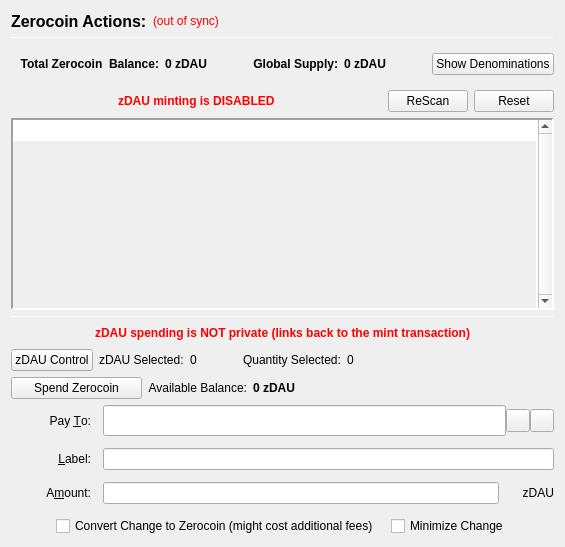
                  <widget class="QFrame" name="verticalFrameLeft">
                   <layout class="QVBoxLayout" name="verticalLayout_2">
                    <item>
                     <layout class="QVBoxLayout" name="verticalLayout_3">
                      <item>
                       <layout class="QHBoxLayout" name="horizontalLayout_3">
                        <item>
                         <widget class="QLabel" name="labelzDAUActions">
                          <property name="font">
                           <font>
                            <pointsize>12</pointsize>
                            <weight>75</weight>
                            <bold>true</bold>
                           </font>
                          </property>
                          <property name="text">
                           <string>Zerocoin Actions:</string>
                          </property>
                          <property name="alignment">
                           <set>Qt::AlignLeading|Qt::AlignLeft|Qt::AlignVCenter</set>
                          </property>
                         </widget>
                        </item>
                        <item>
                         <widget class="QLabel" name="labelzDAUSyncStatus">
                          <property name="toolTip">
                           <string>The displayed information may be out of date. Your wallet automatically synchronizes with the DigitalAustralianDollar network after a connection is established, but this process has not completed yet.</string>
                          </property>
                          <property name="styleSheet">
                           <string notr="true">QLabel { color: red; }</string>
                          </property>
                          <property name="text">
                           <string notr="true">(out of sync)</string>
                          </property>
                          <property name="alignment">
                           <set>Qt::AlignLeading|Qt::AlignLeft|Qt::AlignVCenter</set>
                          </property>
                         </widget>
                        </item>
                        <item>
                         <spacer name="horizontalSpacer">
                          <property name="orientation">
                           <enum>Qt::Horizontal</enum>
                          </property>
                          <property name="sizeHint" stdset="0">
                           <size>
                            <width>40</width>
                            <height>20</height>
                           </size>
                          </property>
                         </spacer>
                        </item>
                       </layout>
                      </item>
                      <item>
                       <widget class="Line" name="lineUpperLeft">
                        <property name="minimumSize">
                         <size>
                          <width>0</width>
                          <height>1</height>
                         </size>
                        </property>
                        <property name="maximumSize">
                         <size>
                          <width>16777215</width>
                          <height>1</height>
                         </size>
                        </property>
                        <property name="frameShadow">
                         <enum>QFrame::Sunken</enum>
                        </property>
                        <property name="orientation">
                         <enum>Qt::Horizontal</enum>
                        </property>
                       </widget>
                      </item>
                      <item>
                       <widget class="QFrame" name="balanceSupplyFrame">
                        <layout class="QHBoxLayout" name="horizontalLayout_2" stretch="0,0,0,1,0">
                         <property name="rightMargin">
                          <number>0</number>
                         </property>
                         <item>
                          <layout class="QHBoxLayout" name="horizontalLayout_34">
                           <item>
                            <widget class="QLabel" name="labelzAvailableText_3">
                             <property name="font">
                              <font>
                               <weight>75</weight>
                               <bold>true</bold>
                              </font>
                             </property>
                             <property name="toolTip">
                              <string>Total Balance including unconfirmed and immature zDAU</string>
                             </property>
                             <property name="text">
                              <string>Total Zerocoin  Balance:</string>
                             </property>
                             <property name="alignment">
                              <set>Qt::AlignRight|Qt::AlignTrailing|Qt::AlignVCenter</set>
                             </property>
                            </widget>
                           </item>
                           <item>
                            <widget class="QLabel" name="labelzAvailableAmount_4">
                             <property name="minimumSize">
                              <size>
                               <width>40</width>
                               <height>0</height>
                              </size>
                             </property>
                             <property name="font">
                              <font>
                               <weight>75</weight>
                               <bold>true</bold>
                              </font>
                             </property>
                             <property name="toolTip">
                              <string>Total Balance including unconfirmed and immature zDAU</string>
                             </property>
                             <property name="text">
                              <string>0 zDAU</string>
                             </property>
                             <property name="alignment">
                              <set>Qt::AlignLeading|Qt::AlignLeft|Qt::AlignVCenter</set>
                             </property>
                            </widget>
                           </item>
                          </layout>
                         </item>
                         <item>
                          <spacer name="horizontalSpacer_32">
                           <property name="orientation">
                            <enum>Qt::Horizontal</enum>
                           </property>
                           <property name="sizeHint" stdset="0">
                            <size>
                             <width>40</width>
                             <height>20</height>
                            </size>
                           </property>
                          </spacer>
                         </item>
                         <item>
                          <layout class="QHBoxLayout" name="horizontalLayout_35">
                           <item>
                            <widget class="QLabel" name="labelZsupplyText_2">
                             <property name="font">
                              <font>
                               <weight>75</weight>
                               <bold>true</bold>
                              </font>
                             </property>
                             <property name="text">
                              <string>Global Supply:</string>
                             </property>
                             <property name="alignment">
                              <set>Qt::AlignRight|Qt::AlignTrailing|Qt::AlignVCenter</set>
                             </property>
                            </widget>
                           </item>
                           <item>
                            <widget class="QLabel" name="labelZsupplyAmount_2">
                             <property name="font">
                              <font>
                               <weight>75</weight>
                               <bold>true</bold>
                              </font>
                             </property>
                             <property name="text">
                              <string>0 zDAU</string>
                             </property>
                            </widget>
                           </item>
                          </layout>
                         </item>
                         <item>
                          <spacer name="horizontalSpacer_31">
                           <property name="orientation">
                            <enum>Qt::Horizontal</enum>
                           </property>
                           <property name="sizeHint" stdset="0">
                            <size>
                             <width>40</width>
                             <height>20</height>
                            </size>
                           </property>
                          </spacer>
                         </item>
                         <item>
                          <widget class="QPushButton" name="pushButtonShowDenoms">
                           <property name="toolTip">
                            <string>Show zDAU denominations list</string>
                           </property>
                           <property name="text">
                            <string>Show Denominations</string>
                           </property>
                          </widget>
                         </item>
                        </layout>
                       </widget>
                      </item>
                      <item>
                       <layout class="QHBoxLayout" name="horizontalLayout_4">
                        <item>
                         <spacer name="horizontalSpacer_2">
                          <property name="orientation">
                           <enum>Qt::Horizontal</enum>
                          </property>
                          <property name="sizeHint" stdset="0">
                           <size>
                            <width>40</width>
                            <height>20</height>
                           </size>
                          </property>
                         </spacer>
                        </item>
                        <item>
                         <widget class="QLabel" name="label">
                          <property name="styleSheet">
                           <string notr="true">color: red;
font-weight: bold;</string>
                          </property>
                          <property name="text">
                           <string>zDAU minting is DISABLED</string>
                          </property>
                         </widget>
                        </item>
                        <item>
                         <spacer name="horizontalSpacer_3">
                          <property name="orientation">
                           <enum>Qt::Horizontal</enum>
                          </property>
                          <property name="sizeHint" stdset="0">
                           <size>
                            <width>40</width>
                            <height>20</height>
                           </size>
                          </property>
                         </spacer>
                        </item>
                        <item>
                         <widget class="QPushButton" name="pushButtonMintReset">
                          <property name="maximumSize">
                           <size>
                            <width>80</width>
                            <height>16777215</height>
                           </size>
                          </property>
                          <property name="toolTip">
                           <string>Rescan the complete blockchain for  Zerocoin mints and their meta-data.</string>
                          </property>
                          <property name="text">
                           <string>ReScan</string>
                          </property>
                         </widget>
                        </item>
                        <item>
                         <widget class="QPushButton" name="pushButtonSpentReset">
                          <property name="maximumSize">
                           <size>
                            <width>80</width>
                            <height>16777215</height>
                           </size>
                          </property>
                          <property name="toolTip">
                           <string>Reset Zerocoin Wallet DB. Deletes transactions that did not make it into the blockchain.</string>
                          </property>
                          <property name="text">
                           <string>Reset</string>
                          </property>
                         </widget>
                        </item>
                       </layout>
                      </item>
                      <item>
                       <widget class="QPlainTextEdit" name="TEMintStatus">
                        <property name="font">
                         <font>
                          <pointsize>8</pointsize>
                         </font>
                        </property>
                        <property name="toolTip">
                         <string>Status and/or Mesages from the last Mint Action.</string>
                        </property>
                        <property name="frameShape">
                         <enum>QFrame::Panel</enum>
                        </property>
                        <property name="frameShadow">
                         <enum>QFrame::Sunken</enum>
                        </property>
                        <property name="lineWidth">
                         <number>2</number>
                        </property>
                        <property name="midLineWidth">
                         <number>2</number>
                        </property>
                        <property name="verticalScrollBarPolicy">
                         <enum>Qt::ScrollBarAlwaysOn</enum>
                        </property>
                        <property name="horizontalScrollBarPolicy">
                         <enum>Qt::ScrollBarAlwaysOff</enum>
                        </property>
                        <property name="readOnly">
                         <bool>true</bool>
                        </property>
                        <property name="plainText">
                         <string notr="true"/>
                        </property>
                        <property name="backgroundVisible">
                         <bool>true</bool>
                        </property>
                       </widget>
                      </item>
                      <item>
                       <widget class="Line" name="line">
                        <property name="minimumSize">
                         <size>
                          <width>0</width>
                          <height>1</height>
                         </size>
                        </property>
                        <property name="maximumSize">
                         <size>
                          <width>16777215</width>
                          <height>1</height>
                         </size>
                        </property>
                        <property name="orientation">
                         <enum>Qt::Horizontal</enum>
                        </property>
                       </widget>
                      </item>
                      <item>
                       <layout class="QHBoxLayout" name="horizontalLayout_7">
                        <item>
                         <spacer name="horizontalSpacer_18">
                          <property name="orientation">
                           <enum>Qt::Horizontal</enum>
                          </property>
                          <property name="sizeHint" stdset="0">
                           <size>
                            <width>40</width>
                            <height>20</height>
                           </size>
                          </property>
                         </spacer>
                        </item>
                        <item>
                         <widget class="QLabel" name="label_2">
                          <property name="styleSheet">
                           <string notr="true">color: red;
font-weight: bold;</string>
                          </property>
                          <property name="text">
                           <string>zDAU spending is NOT private (links back to the mint transaction)</string>
                          </property>
                         </widget>
                        </item>
                        <item>
                         <spacer name="horizontalSpacer_30">
                          <property name="orientation">
                           <enum>Qt::Horizontal</enum>
                          </property>
                          <property name="sizeHint" stdset="0">
                           <size>
                            <width>40</width>
                            <height>20</height>
                           </size>
                          </property>
                         </spacer>
                        </item>
                       </layout>
                      </item>
                      <item>
                       <layout class="QHBoxLayout" name="horizontalLayout_24">
                        <property name="leftMargin">
                         <number>0</number>
                        </property>
                        <property name="bottomMargin">
                         <number>0</number>
                        </property>
                        <item>
                         <widget class="QPushButton" name="pushButtonZPivControl">
                          <property name="text">
                           <string>zDAU Control</string>
                          </property>
                         </widget>
                        </item>
                        <item>
                         <widget class="QLabel" name="labelzPivSelected">
                          <property name="text">
                           <string>zDAU Selected:</string>
                          </property>
                         </widget>
                        </item>
                        <item>
                         <widget class="QLabel" name="labelzPivSelected_int">
                          <property name="text">
                           <string>0</string>
                          </property>
                         </widget>
                        </item>
                        <item>
                         <spacer name="horizontalSpacer_17">
                          <property name="orientation">
                           <enum>Qt::Horizontal</enum>
                          </property>
                          <property name="sizeType">
                           <enum>QSizePolicy::Fixed</enum>
                          </property>
                          <property name="sizeHint" stdset="0">
                           <size>
                            <width>40</width>
                            <height>20</height>
                           </size>
                          </property>
                         </spacer>
                        </item>
                        <item>
                         <widget class="QLabel" name="labelQuantitySelected">
                          <property name="text">
                           <string>Quantity Selected:</string>
                          </property>
                         </widget>
                        </item>
                        <item>
                         <widget class="QLabel" name="labelQuantitySelected_int">
                          <property name="text">
                           <string>0</string>
                          </property>
                         </widget>
                        </item>
                        <item>
                         <spacer name="horizontalSpacer_19">
                          <property name="orientation">
                           <enum>Qt::Horizontal</enum>
                          </property>
                          <property name="sizeHint" stdset="0">
                           <size>
                            <width>40</width>
                            <height>20</height>
                           </size>
                          </property>
                         </spacer>
                        </item>
                       </layout>
                      </item>
                      <item>
                       <layout class="QHBoxLayout" name="horizontalLayout_6">
                        <item>
                         <widget class="QPushButton" name="pushButtonSpendzDAU">
                          <property name="minimumSize">
                           <size>
                            <width>131</width>
                            <height>0</height>
                           </size>
                          </property>
                          <property name="toolTip">
                           <string>Spend Zerocoin. Without 'Pay To:' address creates payments to yourself.</string>
                          </property>
                          <property name="text">
                           <string>Spend Zerocoin</string>
                          </property>
                         </widget>
                        </item>
                        <item>
                         <widget class="QLabel" name="labelzDAUBalanceText">
                          <property name="toolTip">
                           <string>Available (mature and spendable) zDAU for spending</string>
                          </property>
                          <property name="text">
                           <string>Available Balance:</string>
                          </property>
                          <property name="alignment">
                           <set>Qt::AlignRight|Qt::AlignTrailing|Qt::AlignVCenter</set>
                          </property>
                         </widget>
                        </item>
                        <item>
                         <widget class="QLabel" name="labelzAvailableAmount_2">
                          <property name="font">
                           <font>
                            <weight>75</weight>
                            <bold>true</bold>
                           </font>
                          </property>
                          <property name="toolTip">
                           <string>Available (mature and spendable) zDAU for spending

zDAU are mature when they have more than 20 confirmations AND more than 2 mints of the same denomination after them were minted</string>
                          </property>
                          <property name="text">
                           <string>0 zDAU</string>
                          </property>
                          <property name="alignment">
                           <set>Qt::AlignLeading|Qt::AlignLeft|Qt::AlignVCenter</set>
                          </property>
                         </widget>
                        </item>
                        <item>
                         <spacer name="horizontalSpacer_4">
                          <property name="orientation">
                           <enum>Qt::Horizontal</enum>
                          </property>
                          <property name="sizeHint" stdset="0">
                           <size>
                            <width>40</width>
                            <height>20</height>
                           </size>
                          </property>
                         </spacer>
                        </item>
                       </layout>
                      </item>
                      <item>
                       <layout class="QGridLayout" name="gridLayout_7">
                        <property name="spacing">
                         <number>12</number>
                        </property>
                        <item row="0" column="0">
                         <widget class="QLabel" name="payToLabel">
                          <property name="minimumSize">
                           <size>
                            <width>80</width>
                            <height>0</height>
                           </size>
                          </property>
                          <property name="text">
                           <string>Pay &amp;To:</string>
                          </property>
                          <property name="alignment">
                           <set>Qt::AlignRight|Qt::AlignTrailing|Qt::AlignVCenter</set>
                          </property>
                          <property name="buddy">
                           <cstring>payTo</cstring>
                          </property>
                         </widget>
                        </item>
                        <item row="0" column="1">
                         <layout class="QHBoxLayout" name="payToLayout">
                          <property name="spacing">
                           <number>0</number>
                          </property>
                          <item>
                           <widget class="QValidatedLineEdit" name="payTo">
                            <property name="enabled">
                             <bool>true</bool>
                            </property>
                            <property name="minimumSize">
                             <size>
                              <width>0</width>
                              <height>31</height>
                             </size>
                            </property>
                            <property name="toolTip">
                             <string>The DigitalAustralianDollar address to send the payment to. Creates local payment to yourself when empty.</string>
                            </property>
                           </widget>
                          </item>
                          <item>
                           <widget class="QToolButton" name="addressBookButton">
                            <property name="toolTip">
                             <string>Choose previously used address</string>
                            </property>
                            <property name="text">
                             <string/>
                            </property>
                            <property name="icon">
                             <iconset resource="../digitalaustraliandollar.qrc">
                              <normaloff>:/icons/address-book</normaloff>:/icons/address-book</iconset>
                            </property>
                            <property name="shortcut">
                             <string>Alt+A</string>
                            </property>
                           </widget>
                          </item>
                          <item>
                           <widget class="QToolButton" name="pasteButton">
                            <property name="toolTip">
                             <string>Paste address from clipboard</string>
                            </property>
                            <property name="text">
                             <string/>
                            </property>
                            <property name="icon">
                             <iconset resource="../digitalaustraliandollar.qrc">
                              <normaloff>:/icons/editpaste</normaloff>:/icons/editpaste</iconset>
                            </property>
                            <property name="shortcut">
                             <string>Alt+P</string>
                            </property>
                           </widget>
                          </item>
                         </layout>
                        </item>
                        <item row="1" column="0">
                         <widget class="QLabel" name="labelLabel">
                          <property name="minimumSize">
                           <size>
                            <width>80</width>
                            <height>0</height>
                           </size>
                          </property>
                          <property name="text">
                           <string>&amp;Label:</string>
                          </property>
                          <property name="alignment">
                           <set>Qt::AlignRight|Qt::AlignTrailing|Qt::AlignVCenter</set>
                          </property>
                          <property name="buddy">
                           <cstring>addAsLabel</cstring>
                          </property>
                         </widget>
                        </item>
                        <item row="1" column="1">
                         <widget class="QLineEdit" name="addAsLabel">
                          <property name="toolTip">
                           <string>Enter a label for this address to add it to the list of used addresses</string>
                          </property>
                         </widget>
                        </item>
                        <item row="2" column="0">
                         <widget class="QLabel" name="amountLabel">
                          <property name="minimumSize">
                           <size>
                            <width>80</width>
                            <height>0</height>
                           </size>
                          </property>
                          <property name="text">
                           <string>A&amp;mount:</string>
                          </property>
                          <property name="alignment">
                           <set>Qt::AlignRight|Qt::AlignTrailing|Qt::AlignVCenter</set>
                          </property>
                          <property name="buddy">
                           <cstring>zDAUpayAmount</cstring>
                          </property>
                         </widget>
                        </item>
                        <item row="2" column="1">
                         <layout class="QHBoxLayout" name="horizontalLayout_9">
                          <property name="spacing">
                           <number>0</number>
                          </property>
                          <item>
                           <widget class="QLineEdit" name="zDAUpayAmount"/>
                          </item>
                          <item>
                           <widget class="QLabel" name="labelzDAU">
                            <property name="minimumSize">
                             <size>
                              <width>55</width>
                              <height>0</height>
                             </size>
                            </property>
                            <property name="text">
                             <string>zDAU</string>
                            </property>
                            <property name="alignment">
                             <set>Qt::AlignRight|Qt::AlignTrailing|Qt::AlignVCenter</set>
                            </property>
                           </widget>
                          </item>
                         </layout>
                        </item>
                        <item row="3" column="0" colspan="2">
                         <layout class="QHBoxLayout" name="horizontalLayout_10">
                          <item>
                           <spacer name="horizontalSpacer_5">
                            <property name="orientation">
                             <enum>Qt::Horizontal</enum>
                            </property>
                            <property name="sizeHint" stdset="0">
                             <size>
                              <width>40</width>
                              <height>20</height>
                             </size>
                            </property>
                           </spacer>
                          </item>
                          <item>
                           <widget class="QCheckBox" name="checkBoxMintChange">
                            <property name="sizePolicy">
                             <sizepolicy hsizetype="MinimumExpanding" vsizetype="Fixed">
                              <horstretch>0</horstretch>
                              <verstretch>0</verstretch>
                             </sizepolicy>
                            </property>
                            <property name="layoutDirection">
                             <enum>Qt::LeftToRight</enum>
                            </property>
                            <property name="text">
                             <string>Convert Change to Zerocoin (might cost additional fees)</string>
                            </property>
                           </widget>
                          </item>
                          <item>
                           <widget class="QCheckBox" name="checkBoxMinimizeChange">
                            <property name="toolTip">
                             <string>If checked, the wallet tries to minimize the returning change instead of minimizing the number of spent denominations.</string>
                            </property>
                            <property name="text">
                             <string>Minimize Change</string>
                            </property>
                           </widget>
                          </item>
                          <item>
                           <spacer name="horizontalSpacer_6">
                            <property name="orientation">
                             <enum>Qt::Horizontal</enum>
                            </property>
                            <property name="sizeHint" stdset="0">
                             <size>
                              <width>40</width>
                              <height>20</height>
                             </size>
                            </property>
                           </spacer>
                          </item>
                         </layout>
                        </item>
                       </layout>
                      </item>
                     </layout>
                    </item>
                   </layout>
                  </widget>
